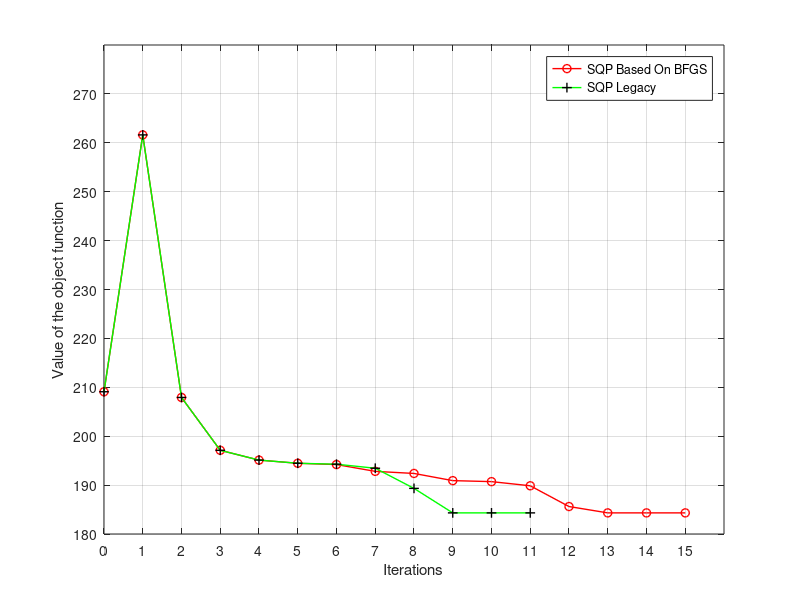

Reproduce this figure in MATLAB.
%  mi = 4 N = 5
%  sqp-legacy
%  Iter  Func-count            Fval Feasibility  Step Length        step  optimality
%     0          26    2.090902e+02   2.000e+01                            3.612e+02
%     1          52    2.616150e+02   8.882e-16    1.000e+00   4.491e+01   4.309e+01
%     2          78    2.079200e+02   1.776e-15    1.000e+00   4.236e+00   6.407e+01
%     3         104    1.971168e+02   7.255e-09    1.000e+00   4.225e+00   5.930e+01
%     4         130    1.951155e+02   2.220e-16    1.000e+00   1.003e+00   4.250e+01
%     5         156    1.944644e+02   2.636e-14    1.000e+00   2.443e-01   3.177e+01
%     6         182    1.942733e+02   2.220e-16    1.000e+00   2.437e-02   3.361e+01
%     7         208    1.934482e+02   1.512e-17    1.000e+00   1.093e-01   3.540e+01
%     8         234    1.893300e+02   1.541e-33    1.000e+00   5.457e-01   3.542e+01
%     9         260    1.843192e+02   1.508e-13    1.000e+00   6.640e-01   4.291e+01
%    10         286    1.843191e+02   1.110e-16    1.000e+00   3.165e-06   2.499e-02
%    11         312    1.843191e+02   8.049e-32    1.000e+00   9.592e-13   2.220e-16
%  sqp
%  Iter  Func-count            Fval   Feasibility   Step Length       Norm of   First-order  
%                                                                        step    optimality
%     0          26    2.090902e+02     2.000e+01     1.000e+00     0.000e+00     3.612e+02  
%     1          52    2.616150e+02     8.882e-16     1.000e+00     4.491e+01     4.309e+01  
%     2          78    2.079200e+02     2.220e-15     1.000e+00     4.236e+00     6.407e+01  
%     3         104    1.971168e+02     4.589e-09     1.000e+00     4.225e+00     5.930e+01  
%     4         130    1.951155e+02     2.220e-16     1.000e+00     1.003e+00     4.543e+01  
%     5         156    1.944644e+02     2.220e-16     1.000e+00     2.443e-01     4.124e+01  
%     6         183    1.942011e+02     2.220e-16     7.000e-01     7.050e-01     7.176e+01  
%     7         209    1.928088e+02     4.441e-16     1.000e+00     1.534e-01     7.811e+01  
%     8         235    1.923842e+02     2.220e-16     1.000e+00     9.609e-02     6.113e+01  
%     9         261    1.909146e+02     1.110e-16     1.000e+00     3.823e-01     6.037e+01  
%    10         287    1.907110e+02     6.888e-41     1.000e+00     1.609e-02     6.012e+01  
%    11         313    1.898606e+02     6.661e-16     1.000e+00     7.279e-02     5.927e+01  
%    12         339    1.856172e+02     1.660e-11     1.000e+00     3.634e-01     5.503e+01  
%    13         365    1.843191e+02     1.110e-16     1.000e+00     1.112e-01     1.401e+01  
%    14         391    1.843191e+02     1.292e-26     1.000e+00     3.218e-05     1.930e-04  
%    15         417    1.843191e+02     1.694e-38     1.000e+00     1.229e-21     6.395e-14
%%
%  mi = 4 N = 5
%  sqp-legacy
sqp_legacy_fval = [
2.090902e+02
2.616150e+02
2.079200e+02
1.971168e+02
1.951155e+02
1.944644e+02
1.942733e+02
1.934482e+02
1.893300e+02
1.843192e+02
1.843191e+02
1.843191e+02];
%  sqp
sqp_fval = [
2.090902e+02      
2.616150e+02       
2.079200e+02 
1.971168e+02 
1.951155e+02  
1.944644e+02 
1.942011e+02  
1.928088e+02  
1.923842e+02 
1.909146e+02  
1.907110e+02 
1.898606e+02  
1.856172e+02  
1.843191e+02  
1.843191e+02 
1.843191e+02];
figure(1);
plot(0:length(sqp_fval)-1,sqp_fval,'ro-','LineWidth',1);
hold on;
plot(0:length(sqp_legacy_fval)-1,sqp_legacy_fval,'g-','LineWidth',1,'Marker','+','MarkerSize',7,'MarkerEdgeColor','k');
set(gca,'XTick',0:length(sqp_fval)-1)
set(gca,'YTick',180:10:270)
grid on;
legend('SQP Based On BFGS','SQP Legacy');
xlabel('Iterations');
ylabel('Value of the object function');
hold off;
